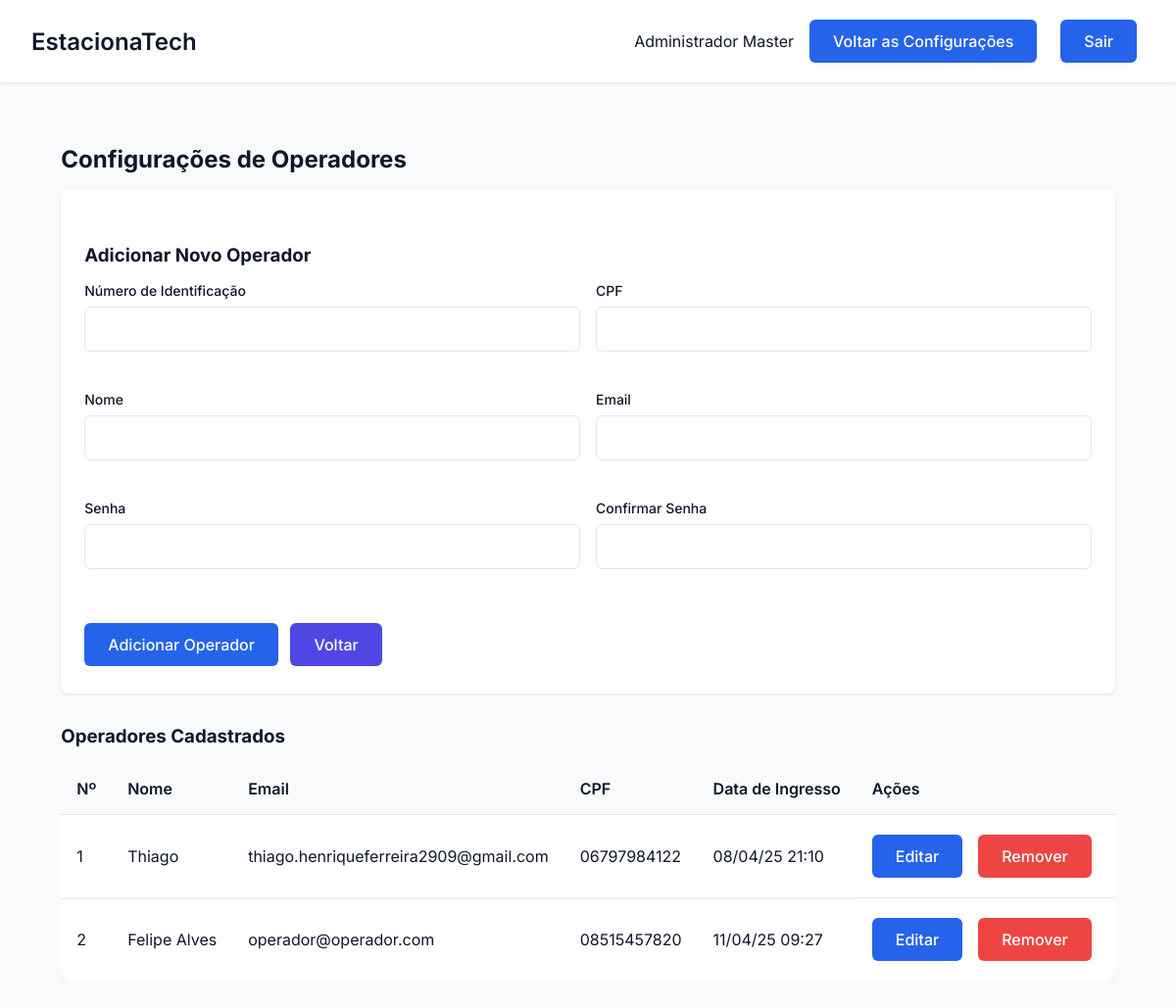
The app's page /operador/config_operadores (signed in), older data.
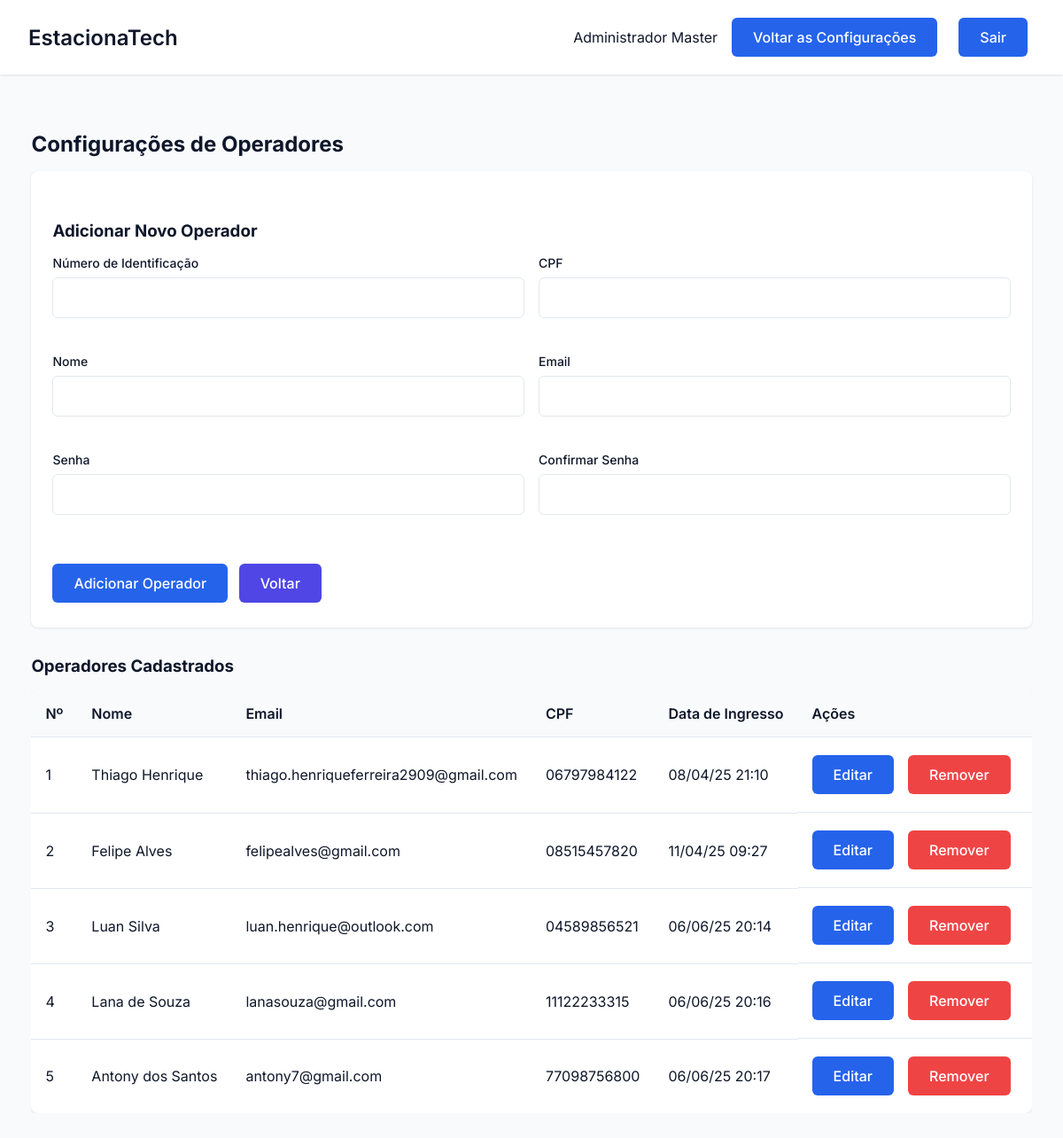
The same page, newer data.
### tables this page shows
CREATE TABLE Usuario (
        id_usuario TEXT PRIMARY KEY,
        cpf_usuario TEXT NOT NULL,
        nome TEXT NOT NULL,
        email TEXT NOT NULL,
        senha TEXT NOT NULL,
        tipo TEXT NOT NULL CHECK (tipo IN ('administrador', 'operador')),
        data_ingresso DATETIME NOT NULL,
        data_saida DATETIME
    );

### EstacionaTech/routes/operador_routes.py (the view, shortened to what this page needs)
@operador_bp.route('/config_operadores', methods=['GET', 'POST'])
def config_operadores():
    if 'usuario_id' not in session or session.get('tipo') != 'administrador':
        flash('Acesso negado.', 'error')
        return redirect(url_for('auth.login'))
    operadores_originais = Operador.get_all()
    operadores_processados = []
    for operador_tupla in operadores_originais:
        operador_lista = list(operador_tupla)
        data_ingresso = operador_lista[6]
        if isinstance(data_ingresso, str):
            try:
                operador_lista[6] = datetime.strptime(data_ingresso.split('.')[0], '%Y-%m-%d %H:%M:%S')
            except ValueError:
                print(f"AVISO: Não foi possível converter a data '{data_ingresso}' para o operador {operador_lista[0]}.")
                operador_lista[6] = data_ingresso
        operadores_processados.append(tuple(operador_lista))
    return render_template('config_operadores.html', operadores=operadores_processados, nome=session.get('nome'))

### EstacionaTech/database/database.py (called while the page is built)
def conectar():
    diretorio_db = "EstacionaTech/database"
    if not os.path.exists(diretorio_db):
        os.makedirs(diretorio_db)  # Criar diretório caso não exista
    return sqlite3.connect(f"{diretorio_db}/estacionatech.db")

### EstacionaTech/models/operador.py (called while the page is built)
    @staticmethod
    def get_all():
        conn = conectar()
        cursor = conn.cursor()
        try:
            cursor.execute("SELECT * FROM Usuario WHERE tipo = 'operador'")
            return cursor.fetchall()
        except sqlite3.Error as e:
            print(f"Erro ao buscar operadores: {e}")
            return []
        finally:
            conn.close()

### app.py (called while the page is built)
@app.before_request
def make_session_permanent():
    session.permanent = True

### EstacionaTech/templates/config_operadores.html (shortened to what this page needs)
<!DOCTYPE html>
<html lang="pt-BR">
<head>
    <link rel="stylesheet" href="{{ url_for('static', filename='css/estilo.css') }}">
    <link rel="stylesheet" href="{{ url_for('static', filename='css/operadores.css') }}">
</head>
<body>
    <div class="dashboard">
        <header class="dashboard-header">
            <nav class="dashboard-nav container">
                <h1 class="dashboard-title">EstacionaTech</h1>
                <div class="dashboard-user">
                    <span>{{ session.get('nome') }}</span>
                    <a href="{{ url_for('admin.configuracoes_admin') }}" class="btn btn-primary">Voltar as Configurações</a>
                    <a href="{{ url_for('auth.logout') }}" class="btn btn-primary">Sair</a>
                </div>
            </nav>
        </header>
        <main class="dashboard-content container">
            <h2>Configurações de Operadores</h2>
            <div class="form-container">
                <h3 class="titulo">Adicionar Novo Operador</h3>
                <form action="{{ url_for('operadores.config_operadores') }}" method="POST">
                    <div class="form-row">
                        <div class="form-group">
                            <label for="id_usuario" class="form-label">Número de Identificação</label>
                            <input type="text" id="id_usuario" name="id_usuario" class="form-input" required>
                        </div>
                        <div class="form-group">
                            <label for="cpf_usuario" class="form-label">CPF</label>
                            <input type="text" id="cpf_usuario" name="cpf_usuario" class="form-input" required>
                        </div>
                    </div>
                    <div class="form-row">
                        <div class="form-group">
                            <label for="nome" class="form-label">Nome</label>
                            <input type="text" id="nome" name="nome" class="form-input" required>
                        </div>
                        <div class="form-group">
                            <label for="email" class="form-label">Email</label>
                            <input type="email" id="email" name="email" class="form-input" required>
                        </div>
                    </div>
                    <div class="form-row">
                        <div class="form-group">
                            <label for="senha" class="form-label">Senha</label>
                            <input type="password" id="senha" name="senha" class="form-input" required>
                        </div>
                        <div class="form-group">
                            <label for="confirmar_senha" class="form-label">Confirmar Senha</label>
                            <input type="password" id="confirmar_senha" name="confirmar_senha" class="form-input" required>
                        </div>
                    </div>
                    <div>
                        <button type="submit" class="btn btn-primary">Adicionar Operador</button>
                        <a href="{{ url_for('configadm.configuracoes_admin') }}" class="btn btn-secondary">Voltar</a>
                    </div>
                </form>
            </div>
            <h3 class="titulo">Operadores Cadastrados</h3>
            <div class="tabela-container">
                <table class="table">
                    <thead>
                        <tr>
                            <th>Nº</th>
                            <th>Nome</th>
                            <th>Email</th>
                            <th>CPF</th>
                            <th>Data de Ingresso</th>
                            <th>Ações</th>
                        </tr>
                    </thead>
                    <tbody>
                        {% for operador in operadores %}
                        <tr>
                            <td>{{ operador[0] }}</td>
                            <td>{{ operador[2] }}</td>
                            <td>{{ operador[3] }}</td>
                            <td>{{ operador[1] }}</td>
                            <td>{{ operador[6].strftime('%d/%m/%y %H:%M') }}</td>
                            <td class="acoes">
                                <button class="btn btn-secundario" onclick="openEditModal('{{ operador[0] }}', '{{ operador[2] }}', '{{ operador[3] }}', '{{ operador[1] }}')">Editar</button>
                                <form action="{{ url_for('operadores.remover_operador', id_operador=operador[0]) }}" method="POST" class="inline-form" onsubmit="return confirm('Tem certeza que deseja remover este operador?');">
                                    <button type="submit" class="btn btn-perigo">Remover</button>
                                </form>
                            </td>
                        </tr>
                        {% endfor %}
                    </tbody>
                </table>
            </div>
        </main>
    </div>
</body>
</html>

### EstacionaTech/static/css/estilo.css (style rules this page uses)
* { margin: 0; padding: 0; box-sizing: border-box; font-family: 'Inter', sans-serif; }
:root { --primary: #2563eb; --primary-dark: #1d4ed8; --secondary: #64748b; --danger: #ef4444; --success: #22c55e; --background: #f8fafc; --surface: #ffffff; --text: #0f172a; --text-light: #64748b; --primary-light: #93c5fd; --secondary: #4f46e5; --accent: #10b981; --card-bg: #ffffff; }
body { background-color: var(--background); color: var(--text); min-height: 100vh; }
.container { max-width: 1200px; margin: 0 auto; padding: 0 1rem; }
.form-group { margin-bottom: 1.5rem; }
.form-label { display: block; font-size: 0.875rem; font-weight: 500; margin-bottom: 0.5rem; color: var(--text); }
.form-input { width: 100%; padding: 0.75rem 1rem; border: 1px solid #e2e8f0; border-radius: 6px; font-size: 1rem; transition: all 0.2s; }
.btn { display: inline-flex; align-items: center; justify-content: center; padding: 0.75rem 1.5rem; margin-right: 0.5rem; margin-top: 0.25rem; margin-bottom: 0.25rem; background-color: var(--primary); color: white;; font-size: 1rem; font-weight: 500; border-radius: 6px; cursor: pointer; transition: all 0.2s; border: none; text-decoration: none; }
.btn-primary { background-color: var(--primary); color: white; }
.dashboard { min-height: 100vh; display: grid; grid-template-rows: auto 1fr; }
.dashboard-header { background: var(--surface); padding: 1rem; box-shadow: 0 1px 3px 0 rgb(0 0 0 / 0.1); margin-bottom: 2rem;; }
.dashboard-nav { display: flex; justify-content: space-between; align-items: center; }
.dashboard-title { font-size: 1.5rem; font-weight: 600; }
.dashboard-user { display: flex; align-items: center; gap: 1rem; }
.dashboard-content { padding: 2rem; }
.dashboard-content h2 { margin-bottom: 1rem; }
.btn-secondary { background-color: var(--secondary); color: white; }

### EstacionaTech/static/css/operadores.css (style rules this page uses)
.titulo { margin-top: 2rem; margin-bottom: 1rem; }
.tabela-container { overflow-x: auto; margin-bottom: 2rem; }
.table { width: 100%; border-collapse: collapse; background-color: var(--surface); border-radius: 8px; overflow: hidden; box-shadow: 0 1px 3px 0 rgb(0 0 0 / 0.1); }
.table th, .table td { padding: 1rem; text-align: left; border-bottom: 1px solid #e2e8f0; }
.table th { background-color: #f8fafc; font-weight: 600; }
.table tr:last-child td { border-bottom: none; }
.acoes { display: flex; gap: 0.5rem; }
.btn-secondary { margin-top: 15px; background-color: var(--secondary); color: white; text-decoration: none; }
.btn-perigo { background-color: var(--danger); color: white; }
.form-container { background-color: var(--surface); padding: 1.5rem; border-radius: 8px; box-shadow: 0 1px 3px 0 rgb(0 0 0 / 0.1); margin-bottom: 2rem; }
.form-row { display: flex; gap: 1rem; margin-bottom: 1rem; }
.form-group { flex: 1; }

Row changes from the older to the newer data that the page shows:
changed Usuario "thiago.henriqueferreira2909@gmail.com": nome "Thiago" → "Thiago Henrique"
changed Usuario "Felipe Alves": email "operador@operador.com" → "felipealves@gmail.com"
added Usuario: id_usuario "3", nome "Luan Silva", email "luan.henrique@outlook.com", cpf_usuario "04589856521", operador "06/06/25 20:14"
added Usuario: id_usuario "4", nome "Lana de Souza", email "lanasouza@gmail.com", cpf_usuario "11122233315", operador "06/06/25 20:16"
added Usuario: id_usuario "5", nome "Antony dos Santos", email "antony7@gmail.com", cpf_usuario "77098756800", operador "06/06/25 20:17"
